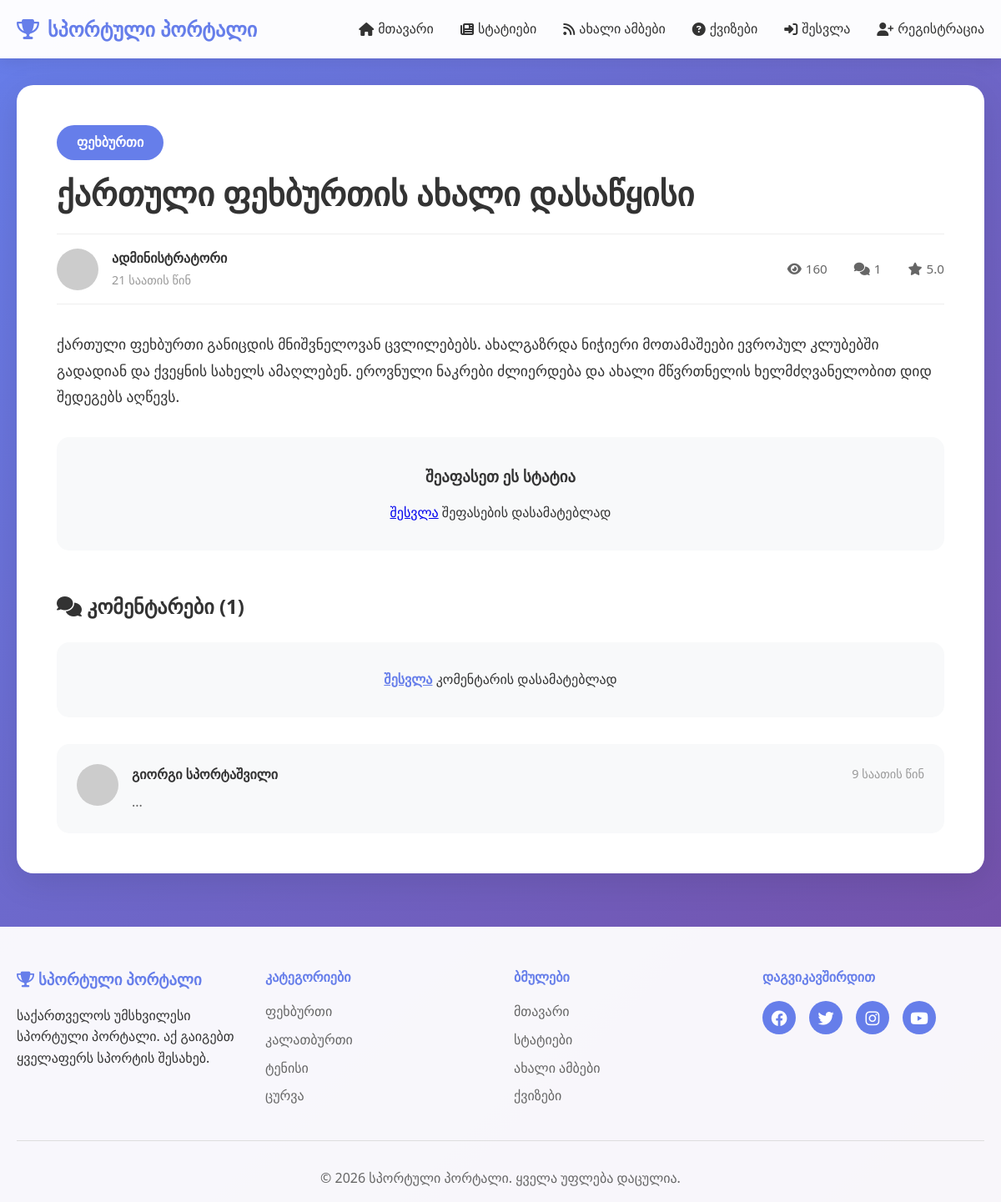
The page /article.php?id=9 on the database its author committed.
### tables this page shows
CREATE TABLE `articles` (
  `id` int(11) NOT NULL,
  `user_id` int(11) NOT NULL,
  `title` varchar(200) NOT NULL,
  `content` text NOT NULL,
  `category` enum('ფეხბურთი','კალათბურთი','ტენისი','ცურვა','ძალოვანი სპორტი','სხვა') NOT NULL,
  `image` varchar(255) DEFAULT NULL,
  `views` int(11) DEFAULT 0,
  `status` enum('draft','published') DEFAULT 'published',
  `created_at` timestamp NOT NULL DEFAULT current_timestamp(),
  `updated_at` timestamp NOT NULL DEFAULT current_timestamp() ON UPDATE current_timestamp()
);

CREATE TABLE `users` (
  `id` int(11) NOT NULL,
  `username` varchar(50) NOT NULL,
  `email` varchar(100) NOT NULL,
  `password` varchar(255) NOT NULL,
  `full_name` varchar(100) NOT NULL,
  `profile_image` varchar(255) DEFAULT 'default.jpg',
  `role` enum('user','admin') DEFAULT 'user',
  `created_at` timestamp NOT NULL DEFAULT current_timestamp(),
  `last_login` timestamp NULL DEFAULT NULL
);

CREATE TABLE `comments` (
  `id` int(11) NOT NULL,
  `user_id` int(11) NOT NULL,
  `article_id` int(11) DEFAULT NULL,
  `news_id` int(11) DEFAULT NULL,
  `content` text NOT NULL,
  `created_at` timestamp NOT NULL DEFAULT current_timestamp()
);

### includes/functions.php (called while the page is built, shortened)
<?php
function clean_input($data) {
    $data = trim($data);
    $data = stripslashes($data);
    $data = htmlspecialchars($data, ENT_QUOTES, 'UTF-8');
    return $data;
}
function is_logged_in() {
    return isset($_SESSION['user_id']);
}
function get_average_rating($type, $id, $pdo) {
    $column = $type === 'article' ? 'article_id' : 'news_id';
    $stmt = $pdo->prepare("
        SELECT AVG(rating) as avg_rating, COUNT(*) as total_ratings
        FROM ratings
        WHERE {$column} = ?
    ");
    $stmt->execute([$id]);
    return $stmt->fetch();
}
function format_date($date) {
    $timestamp = strtotime($date);
    $now = time();
    $diff = $now - $timestamp;
    if ($diff < 60) {
        return 'ახლახანს';
    } elseif ($diff < 3600) {
        $minutes = floor($diff / 60);
        return $minutes . ' წუთის წინ';
    } elseif ($diff < 86400) {
        $hours = floor($diff / 3600);
        return $hours . ' საათის წინ';
    } elseif ($diff < 604800) {
        $days = floor($diff / 86400);
        return $days . ' დღის წინ';
    } else {
        return date('d.m.Y', $timestamp);
    }
}
?>

### article.php (the view, shortened to what this page needs)
<?php
require_once 'config/database.php';
require_once 'includes/functions.php';
$id = $_GET['id'] ?? 0;
$stmt = $pdo->prepare("
    SELECT a.*, u.username, u.full_name, u.profile_image
    FROM articles a
    JOIN users u ON a.user_id = u.id
    WHERE a.id = ? AND a.status = 'published'
");
$stmt->execute([$id]);
$article = $stmt->fetch();
$rating_data = get_average_rating('article', $id, $pdo);
$stmt = $pdo->prepare("
    SELECT c.*, u.username, u.full_name, u.profile_image
    FROM comments c
    JOIN users u ON c.user_id = u.id
    WHERE c.article_id = ?
    ORDER BY c.created_at DESC
");
$stmt->execute([$id]);
$comments = $stmt->fetchAll();
include 'includes/header.php';
?>
<div class="container">
    <article class="article-detail">
        <div class="article-detail-header">
            <span class="article-category-large"><?php echo clean_input($article['category']); ?></span>
            <h1><?php echo clean_input($article['title']); ?></h1>
            <div class="article-detail-meta">
                <div class="author-info">
                    <img src="uploads/profiles/<?php echo $article['profile_image']; ?>"
                         alt="<?php echo clean_input($article['full_name']); ?>"
                         onerror="this.src='https://via.placeholder.com/50'">
                    <div>
                        <strong><?php echo clean_input($article['full_name']); ?></strong>
                        <span><?php echo format_date($article['created_at']); ?></span>
                    </div>
                </div>
                <div class="article-stats">
                    <span><i class="fas fa-eye"></i> <?php echo $article['views']; ?></span>
                    <span><i class="fas fa-comments"></i> <?php echo count($comments); ?></span>
                    <span><i class="fas fa-star"></i> <?php echo number_format($rating_data['avg_rating'] ?? 0, 1); ?></span>
                </div>
            </div>
        </div>
        <div class="article-detail-content">
            <?php echo nl2br($article['content']); ?>
        </div>
        <div class="article-rating-section">
            <h3>შეაფასეთ ეს სტატია</h3>
            <?php if (is_logged_in()): ?>
            <form method="POST" class="rating-form">
                <input type="hidden" name="rate" value="1">
                <div class="rating-stars">
                    <?php for ($i = 1; $i <= 5; $i++): ?>
                    <label>
                        <input type="radio" name="rating" value="<?php echo $i; ?>" required>
                        <i class="fas fa-star rating-star"></i>
                    </label>
                    <?php endfor; ?>
                </div>
                <button type="submit" class="rate-btn">შეფასება</button>
            </form>
            <div class="rating-display">
                <span>საშუალო: <strong id="avgRating"><?php echo number_format($rating_data['avg_rating'] ?? 0, 1); ?></strong></span>
                <span>(<span id="ratingCount"><?php echo $rating_data['total_ratings'] ?? 0; ?></span> შეფასება)</span>
            </div>
            <?php else: ?>
            <p><a href="login.php">შესვლა</a> შეფასების დასამატებლად</p>
            <?php endif; ?>
        </div>
        <div class="comments-section">
            <h2><i class="fas fa-comments"></i> კომენტარები (<?php echo count($comments); ?>)</h2>
            <?php if (is_logged_in()): ?>
            <form method="POST" class="comment-form">
                <input type="hidden" name="add_comment" value="1">
                <textarea name="comment" placeholder="დაწერე შენი აზრი..." rows="4" required></textarea>
                <button type="submit" class="comment-btn">
                    <i class="fas fa-paper-plane"></i> გაგზავნა
                </button>
            </form>
            <?php else: ?>
            <div class="login-prompt">
                <p><a href="login.php">შესვლა</a> კომენტარის დასამატებლად</p>
            </div>
            <?php endif; ?>
            <div class="comments-list">
                <?php if (empty($comments)): ?>
                <p class="no-comments">ჯერ არ არის კომენტარები. იყავი პირველი!</p>
                <?php else: ?>
                <?php foreach ($comments as $comment): ?>
                <div class="comment-item">
                    <img src="uploads/profiles/<?php echo $comment['profile_image']; ?>"
                         alt="<?php echo clean_input($comment['full_name']); ?>"
                         onerror="this.src='https://via.placeholder.com/50'">
                    <div class="comment-content">
                        <div class="comment-header">
                            <strong><?php echo clean_input($comment['full_name']); ?></strong>
                            <span><?php echo format_date($comment['created_at']); ?></span>
                        </div>
                        <p><?php echo nl2br(clean_input($comment['content'])); ?></p>
                    </div>
                </div>
                <?php endforeach; ?>
                <?php endif; ?>
            </div>
        </div>
    </article>
</div>
<?php include 'includes/footer.php'; ?>

### css/style.css (style rules this page uses)
* { margin: 0; padding: 0; box-sizing: border-box; }
html { scroll-behavior: smooth; scroll-padding-top: 120px; }
body { font-family: 'Segoe UI', Tahoma, Geneva, Verdana, sans-serif; line-height: 1.6; color: #333; background: linear-gradient(135deg, #667eea 0%, #764ba2 100%); min-height: 100vh; }
.container { max-width: 1200px; margin: 0 auto; padding: 0 20px; }

### article.php (style rules this page uses)
.article-detail { background: white; border-radius: 20px; padding: 3rem; margin: 2rem 0; box-shadow: 0 10px 40px rgba(0,0,0,0.1); }
.article-detail-header { margin-bottom: 2rem; }
.article-category-large { display: inline-block; background: #667eea; color: white; padding: 0.5rem 1.5rem; border-radius: 25px; font-weight: 600; margin-bottom: 1rem; }
.article-detail h1 { font-size: 2.5rem; color: #333; margin-bottom: 1.5rem; line-height: 1.2; }
.article-detail-meta { display: flex; justify-content: space-between; align-items: center; padding: 1rem 0; border-top: 1px solid #eee; border-bottom: 1px solid #eee; }
.author-info { display: flex; align-items: center; gap: 1rem; }
.author-info img { width: 50px; height: 50px; border-radius: 50%; object-fit: cover; }
.author-info strong { display: block; color: #333; }
.author-info span { font-size: 0.9rem; color: #999; }
.article-stats { display: flex; gap: 2rem; font-size: 0.95rem; color: #666; }
.article-stats span { display: flex; align-items: center; gap: 5px; }
.article-detail-content { font-size: 1.1rem; line-height: 1.8; color: #333; margin: 2rem 0; }
.article-rating-section { background: #f8f9fa; padding: 2rem; border-radius: 15px; text-align: center; margin: 2rem 0; }
.article-rating-section h3 { color: #333; margin-bottom: 1rem; }
.comments-section { margin-top: 3rem; }
.comments-section h2 { color: #333; margin-bottom: 1.5rem; }
.login-prompt { background: #f8f9fa; padding: 2rem; border-radius: 15px; text-align: center; margin-bottom: 2rem; }
.login-prompt a { color: #667eea; font-weight: 600; }
.comments-list { display: flex; flex-direction: column; gap: 1.5rem; }
.comment-item { display: flex; gap: 1rem; padding: 1.5rem; background: #f8f9fa; border-radius: 15px; }
.comment-item img { width: 50px; height: 50px; border-radius: 50%; object-fit: cover; }
.comment-content { flex: 1; }
.comment-header { display: flex; justify-content: space-between; margin-bottom: 0.5rem; }
.comment-header strong { color: #333; }
.comment-header span { color: #999; font-size: 0.9rem; }
.comment-content p { color: #666; line-height: 1.6; }

### rows shown on the page
articles: category "ფეხბურთი", title "ქართული ფეხბურთის ახალი დასაწყისი", user.full_name "ადმინისტრატორი", created_at "21 საათის წინ", views "160", content "ქართული ფეხბურთი განიცდის მნიშვნელოვან ცვლილებებს. ახალგაზრდა ნიჭიერი მოთამაშეები ევროპულ კლუბებში გადადიან და ქვეყნის სახელს ამაღლებენ. ეროვნული ნაკრები ძლიერდება და ახალი მწვრთნელის ხელმძღვანელობით დიდ შედეგებს აღწევს."
comments: user.full_name "გიორგი სპორტაშვილი", created_at "9 საათის წინ", content "..."

### other values the page prints
SITE_NAME "სპორტული პორტალი"
count($comments) "1"
$rating_data['avg_rating'] "5.0"
